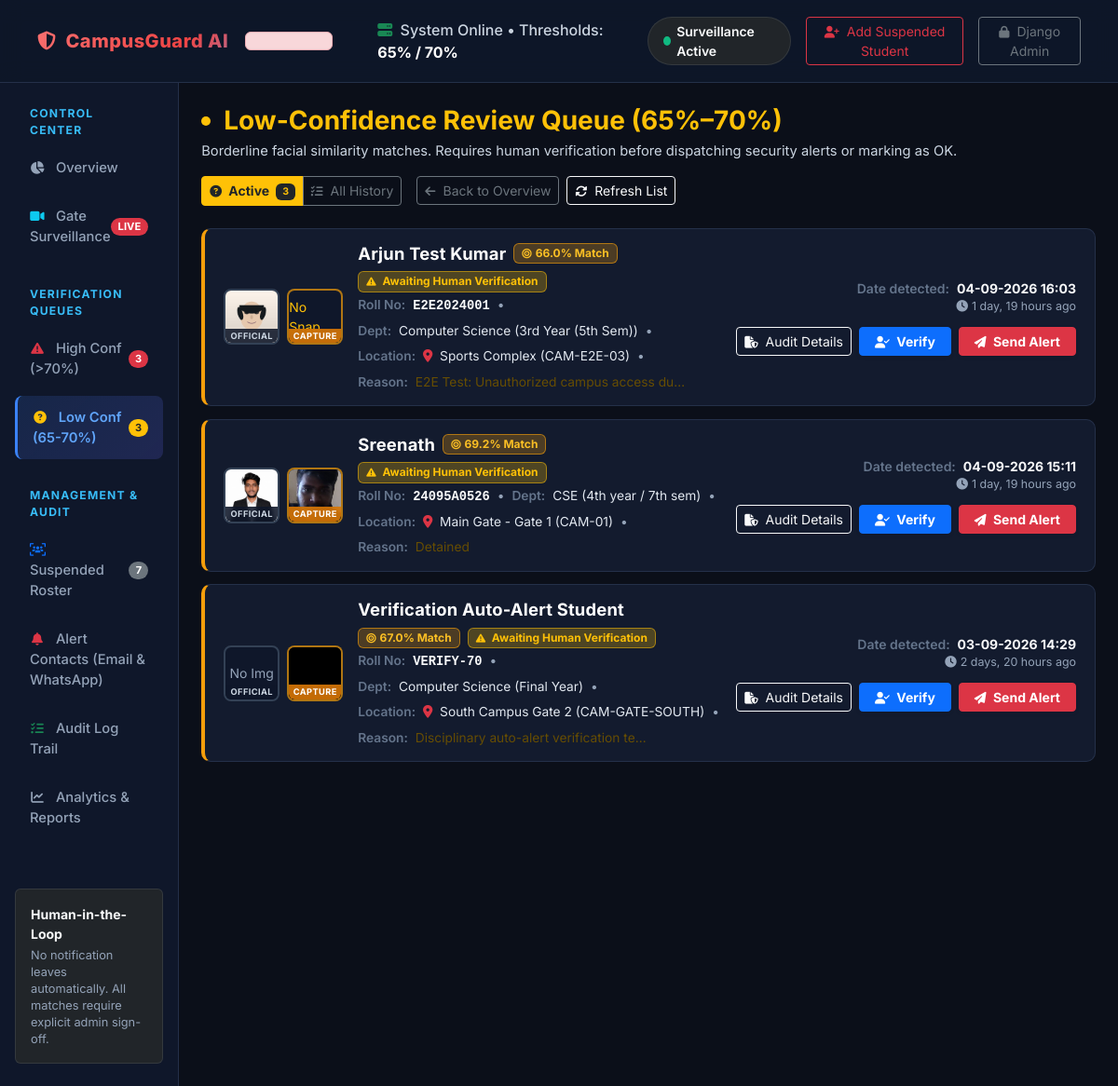
The app's page /queue/low-confidence/ with its own data.
### surveillance/models.py (models this page shows, shortened)
class DetectionLog(models.Model):
    STATUS_CHOICES = [
        ('pending', 'Pending Review'),
        ('low_confidence', 'Low Confidence Queue (65%-70%)'),
        ('high_confidence', 'High Confidence Queue (>70%)'),
        ('verified', 'Verified Match (Alert Sent)'),
        ('acknowledged', 'Acknowledged / OK'),
        ('rejected', 'Rejected (False Positive)'),
        ('unmatched', 'Unmatched / Discarded (<65%)'),
    ]
    matched_student = models.ForeignKey(
        SuspendedStudent,
        on_delete=models.SET_NULL,
        null=True,
        blank=True,
        related_name="detections",
        verbose_name="Matched Suspended Student"
    )
    camera_id = models.CharField(
        max_length=50,
        default="CAM-01",
        verbose_name="Camera ID / Stream Source"
    )
    location = models.CharField(
        max_length=150,
        default="Main Gate - Entry Point",
        verbose_name="Gate / Camera Location"
    )
    timestamp = models.DateTimeField(
        auto_now_add=True,
        verbose_name="Detection Timestamp"
    )
    confidence_score = models.FloatField(
        verbose_name="Match Confidence Score (0.0 - 1.0)"
    )
    snapshot_image = models.ImageField(
        upload_to='snapshots/%Y/%m/%d/',
        verbose_name="Surveillance Frame Snapshot / Cropped Face"
    )
    status = models.CharField(
        max_length=30,
        choices=STATUS_CHOICES,
        default='pending',
        verbose_name="Review Status"
    )
    admin_reviewed_by = models.ForeignKey(
        User,
        on_delete=models.SET_NULL,
        null=True,
        blank=True,
        related_name="reviewed_detections",
        verbose_name="Reviewed By Admin"
    )
    admin_notes = models.TextField(
        null=True,
        blank=True,
        verbose_name="Admin Review Notes"
    )
    alert_sent = models.BooleanField(
        default=False,
        verbose_name="Email Alert Dispatched"
    )
    alert_sent_at = models.DateTimeField(
        null=True,
        blank=True,
        verbose_name="Email Alert Sent Timestamp"
    )
    whatsapp_sent = models.BooleanField(
        default=False,
        verbose_name="WhatsApp Alert Dispatched"
    )
    whatsapp_sent_at = models.DateTimeField(
        null=True,
        blank=True,
        verbose_name="WhatsApp Alert Sent Timestamp"
    )
    class Meta:
        ordering = ['-timestamp']
        verbose_name = "Detection Log"
        verbose_name_plural = "Detection Logs"
    @property
    def confidence_percentage(self):
        return round(self.confidence_score * 100, 1)

### students/models.py (models this page shows, shortened)
class SuspendedStudent(models.Model):
    STATUS_CHOICES = [
        ('active', 'Active Suspension'),
        ('expired', 'Suspension Expired'),
    ]
    student_id = models.CharField(
        max_length=50,
        unique=True,
        verbose_name="Roll Number / Student ID",
        help_text="Unique student registration/roll number."
    )
    full_name = models.CharField(
        max_length=150,
        verbose_name="Full Name"
    )
    photo = models.ImageField(
        upload_to='students/profiles/',
        verbose_name="Reference Photo"
    )
    department = models.CharField(
        max_length=100,
        verbose_name="Department"
    )
    year = models.CharField(
        max_length=20,
        verbose_name="Year / Semester"
    )
    suspension_reason = models.TextField(
        verbose_name="Reason for Suspension"
    )
    suspension_start_date = models.DateField(
        verbose_name="Suspension Start Date"
    )
    suspension_end_date = models.DateField(
        verbose_name="Suspension End Date"
    )
    status = models.CharField(
        max_length=20,
        choices=STATUS_CHOICES,
        default='active',
        verbose_name="Suspension Status"
    )
    added_by = models.ForeignKey(
        User,
        on_delete=models.SET_NULL,
        null=True,
        blank=True,
        related_name="added_students",
        verbose_name="Added By Admin"
    )
    created_at = models.DateTimeField(
        auto_now_add=True,
        verbose_name="Created At"
    )
    class Meta:
        ordering = ['-created_at']
        verbose_name = "Suspended Student"
        verbose_name_plural = "Suspended Students"

### dashboard/views.py (the view, shortened to what this page needs)
# urls.py: path('queue/low-confidence/', views.low_confidence_queue, name='low_confidence_queue'),
def low_confidence_queue(request):
    show_all = request.GET.get('show') == 'all'
    if not show_all:
        latest_ids = (
            DetectionLog.objects.filter(
                status='low_confidence',
                matched_student__isnull=False
            ).values('matched_student')
            .annotate(latest_id=Max('id'))
            .values_list('latest_id', flat=True)
        )
        detections = DetectionLog.objects.filter(id__in=latest_ids).select_related('matched_student').order_by('-timestamp')
    active_count = (
        DetectionLog.objects.filter(
            status='low_confidence',
            matched_student__isnull=False
        ).values('matched_student')
        .distinct()
        .count()
    )
    return render(request, 'dashboard/low_confidence_queue.html', {
        'detections': detections,
        'show_all': show_all,
        'active_count': active_count,
    })

### templates/dashboard/low_confidence_queue.html (shortened to what this page needs)
{% extends 'base.html' %}
{% load static %}
{% block content %}
<div class="container-fluid px-0">
    <div class="d-flex flex-wrap align-items-center justify-content-between gap-3 mb-4">
        <div>
            <div class="d-flex align-items-center gap-2">
                <span class="cg-pulse-dot bg-warning"></span>
                <h2 class="h3 fw-bold mb-0 text-warning">Low-Confidence Review Queue (65%–70%)</h2>
            </div>
            <p class="small mb-0 mt-1" style="color: #cbd5e1; font-weight: 400; font-size: 0.92rem;">
                Borderline facial similarity matches. Requires human verification before dispatching security alerts or marking as OK.
            </p>
        </div>
        <div class="d-flex flex-wrap align-items-center gap-2">
            <div class="btn-group btn-group-sm me-2" role="group">
                <a href="{% url 'dashboard:low_confidence_queue' %}"
                   class="btn {% if not show_all %}btn-warning text-dark fw-bold{% else %}btn-outline-secondary{% endif %}">
                    <i class="fa-solid fa-circle-question me-1"></i> Active
                    {% if active_count > 0 %}<span class="badge bg-dark text-warning ms-1">{{ active_count }}</span>{% endif %}
                </a>
                <a href="{% url 'dashboard:low_confidence_queue' %}?show=all"
                   class="btn {% if show_all %}btn-warning text-dark fw-bold{% else %}btn-outline-secondary{% endif %}">
                    <i class="fa-solid fa-list-check me-1"></i> All History
                </a>
            </div>
            <a href="{% url 'dashboard:overview' %}" class="btn btn-outline-secondary btn-sm">
                <i class="fa-solid fa-arrow-left me-1"></i> Back to Overview
            </a>
            <button onclick="window.location.reload()" class="btn btn-sm btn-outline-light">
                <i class="fa-solid fa-rotate me-1"></i> Refresh List
            </button>
        </div>
    </div>
    {% if detections %}
    <div class="cg-content-view-container">
        {% for log in detections %}
        <div class="cg-content-row low-conf {% if log.status == 'acknowledged' %}acknowledged{% endif %} d-flex flex-column flex-md-row align-items-start align-items-md-center justify-content-between gap-3">
            <div class="cg-content-thumb-container">
                <div class="cg-content-thumb-box" title="Official Reference Photo">
                    {% if log.matched_student.photo %}
                    <img src="{{ log.matched_student.photo.url }}" alt="Official Reference">
                    {% else %}
                    <div class="w-100 h-100 d-flex align-items-center justify-content-center text-muted small">No Img</div>
                    {% endif %}
                    <span class="cg-thumb-tag">Official</span>
                </div>
                <div class="cg-content-thumb-box capture-box-low" title="Surveillance Gate Capture">
                    {% if log.snapshot_image %}
                    <img src="{{ log.snapshot_image.url }}" alt="Gate Capture">
                    {% else %}
                    <div class="w-100 h-100 d-flex align-items-center justify-content-center text-warning small">No Snap</div>
                    {% endif %}
                    <span class="cg-thumb-tag capture-tag-low">Capture</span>
                </div>
            </div>
            <div class="flex-grow-1 min-w-0">
                <div class="d-flex flex-wrap align-items-center gap-2 mb-1">
                    <h5 class="cg-content-title mb-0">{{ log.matched_student.full_name }}</h5>
                    <span class="badge badge-low py-1 px-2">
                        <i class="fa-solid fa-bullseye me-1"></i>{{ log.confidence_percentage }}% Match
                    </span>
                    {% if log.status == 'verified' %}
                    <span class="badge bg-success bg-opacity-25 text-success border border-success border-opacity-50 py-1 px-2">
                        <i class="fa-solid fa-circle-check me-1"></i> Verified &amp; Alert Sent
                    </span>
                    {% elif log.status == 'acknowledged' %}
                    <span class="badge bg-secondary py-1 px-2">
                        <i class="fa-solid fa-check-double me-1"></i> Acknowledged (OK)
                    </span>
                    {% else %}
                    <span class="badge bg-warning bg-opacity-25 text-warning border border-warning border-opacity-50 py-1 px-2">
                        <i class="fa-solid fa-triangle-exclamation me-1"></i> Awaiting Human Verification
                    </span>
                    {% endif %}
                </div>
                <div class="cg-content-meta-line d-flex flex-wrap align-items-center gap-2">
                    <span>
                        <span class="cg-content-meta-label">Roll No:</span>
                        <span class="font-monospace text-light fw-bold">{{ log.matched_student.student_id }}</span>
                    </span>
                    <span class="text-muted">&bull;</span>
                    <span>
                        <span class="cg-content-meta-label">Dept:</span>
                        <span class="cg-content-meta-val">{{ log.matched_student.department }} ({{ log.matched_student.year }})</span>
                    </span>
                    <span class="text-muted">&bull;</span>
                    <span>
                        <span class="cg-content-meta-label">Location:</span>
                        <i class="fa-solid fa-location-dot text-danger me-1"></i>
                        <span class="cg-content-meta-val">{{ log.location }} ({{ log.camera_id }})</span>
                    </span>
                    {% if log.matched_student.suspension_reason %}
                    <span class="text-muted">&bull;</span>
                    <span>
                        <span class="cg-content-meta-label">Reason:</span>
                        <span class="text-warning-emphasis">{{ log.matched_student.suspension_reason|truncatechars:40 }}</span>
                    </span>
                    {% endif %}
                </div>
            </div>
            <div class="d-flex flex-column align-items-start align-items-md-end justify-content-center gap-2 flex-shrink-0">
                <div class="text-muted small text-md-end">
                    <div>
                        <span class="cg-content-meta-label">Date detected:</span>
                        <strong class="text-light">{{ log.timestamp|date:"d-m-Y H:i" }}</strong>
                    </div>
                    <div class="text-muted" style="font-size: 0.78rem;">
                        <i class="fa-solid fa-clock me-1"></i>{{ log.timestamp|timesince }} ago
                    </div>
                </div>
                <div class="d-flex align-items-center gap-2 mt-1">
                    <a href="{% url 'dashboard:detection_detail' log.id %}" class="btn btn-outline-light btn-sm py-1 px-2" title="Audit Evidence & Logs">
                        <i class="fa-solid fa-file-shield me-1"></i> Audit Details
                    </a>
                    {% if log.status == 'low_confidence' %}
                    <form method="post" action="{% url 'dashboard:verify_only_detection' log.id %}" class="d-inline">
                        <button type="submit" class="btn btn-primary btn-sm py-1 px-3 fw-bold shadow-sm" title="Confirm match and mark as Verified">
                            <i class="fa-solid fa-user-check me-1"></i> Verify
                        </button>
                    </form>
                    <form method="post" action="{% url 'dashboard:send_alert_detection' log.id %}" class="d-inline">
                        <button type="submit" class="btn btn-danger btn-sm py-1 px-3 fw-bold shadow-sm" title="Dispatch email alert to campus security authorities">
                            <i class="fa-solid fa-paper-plane me-1"></i> Send Alert
                        </button>
                    </form>
                    {% else %}
                    <span class="badge bg-secondary py-1 px-2 text-muted">
                        <i class="fa-solid fa-check-double me-1"></i> Resolved
                    </span>
                    {% endif %}
                </div>
            </div>
        </div>
        {% endfor %}
    </div>
    {% endif %}
</div>
{% endblock %}

### static/css/styles.css (style rules this page uses)
:root { --cg-bg-main: #0b0f19; --cg-bg-card: #131b2e; --cg-bg-card-hover: #1a243d; --cg-bg-sidebar: #0f172a; --cg-border-color: #243049; --cg-text-primary: #f8fafc; --cg-text-secondary: #94a3b8; --cg-text-muted: #64748b; --cg-accent-red: #ef4444; --cg-accent-orange: #f97316; --cg-accent-green: #10b981; --cg-accent-blue: #3b82f6; --cg-accent-purple: #8b5cf6; --cg-glow-red: rgba(239, 68, 68, 0.25); --cg-glow-green: rgba(16, 185, 129, 0.2); }
body { background-color: var(--cg-bg-main); color: var(--cg-text-primary); font-family: 'Inter', system-ui, -apple-system, sans-serif; min-height: 100vh; display: flex; flex-direction: column; overflow-x: hidden; }
.text-muted { color: #94a3b8 !important; }
.badge-low { background: rgba(245, 158, 11, 0.25) !important; color: #fbbf24 !important; border: 1px solid rgba(245, 158, 11, 0.6) !important; font-weight: 700 !important; }
.btn i { font-size: 0.8rem; }
.badge i { font-size: 0.65rem; }
.cg-pulse-dot { display: inline-block; width: 10px; height: 10px; border-radius: 50%; background-color: var(--cg-accent-red); box-shadow: 0 0 0 rgba(239, 68, 68, 0.4); animation: pulse-red 1.8s infinite; margin-right: 6px; }
.badge-low { background-color: #ea580c; color: #ffffff; }
.cg-content-row { background: var(--cg-bg-card); border: 1px solid var(--cg-border-color); border-left: 4px solid #ef4444; border-radius: 10px; padding: 0.95rem 1.25rem; margin-bottom: 0.85rem; transition: all 0.2s ease-in-out; position: relative; }
.cg-content-thumb-container { display: flex; align-items: center; gap: 8px; }
.cg-content-thumb-box { position: relative; width: 60px; height: 60px; border-radius: 8px; overflow: hidden; border: 2px solid #334155; background: #0f172a; flex-shrink: 0; }
.cg-content-thumb-box img { width: 100%; height: 100%; object-fit: cover; display: block; }
.cg-thumb-tag { position: absolute; bottom: 0; left: 0; right: 0; font-size: 0.58rem; text-align: center; font-weight: 700; text-transform: uppercase; letter-spacing: 0.4px; padding: 1px 0; background: rgba(15, 23, 42, 0.88); color: #cbd5e1; backdrop-filter: blur(2px); }
.cg-content-title { font-size: 1.15rem; font-weight: 700; color: #ffffff; letter-spacing: 0.2px; }
.cg-content-meta-line { color: var(--cg-text-secondary); font-size: 0.86rem; line-height: 1.4; }
.cg-content-meta-label { color: #64748b; font-weight: 600; margin-right: 4px; }
.cg-content-meta-val { color: #e2e8f0; }
.cg-content-row.low-conf { border-left-color: #f59e0b; }
.cg-content-thumb-box.capture-box-low { border-color: rgba(245, 158, 11, 0.7); }
.cg-thumb-tag.capture-tag-low { background: rgba(217, 119, 6, 0.9); color: #ffffff; }

### records on screen
DetectionLog: matched_student.photo (picture), snapshot_image "No Snap", matched_student.full_name "Arjun Test Kumar", confidence_percentage "66.0", status "low_confidence" (drawn), matched_student.student_id "E2E2024001", matched_student.department "Computer Science", matched_student.year "3rd Year (5th Sem)", location "Sports Complex", camera_id "CAM-E2E-03", matched_student.suspension_reason "E2E Test: Unauthorized campus access du…", timestamp "04-09-2026 16:03", timestamp "1 day, 19 hours"
DetectionLog: matched_student.photo (picture), snapshot_image (picture), matched_student.full_name "Sreenath", confidence_percentage "69.2", status "low_confidence" (drawn), matched_student.student_id "24095A0526", matched_student.department "CSE", matched_student.year "4th year / 7th sem", location "Main Gate - Gate 1", camera_id "CAM-01", matched_student.suspension_reason "Detained", timestamp "04-09-2026 15:11", timestamp "1 day, 19 hours"
DetectionLog: shows "No Img", snapshot_image (picture), matched_student.full_name "Verification Auto-Alert Student", confidence_percentage "67.0", status "low_confidence" (drawn), matched_student.student_id "VERIFY-70", matched_student.department "Computer Science", matched_student.year "Final Year", location "South Campus Gate 2", camera_id "CAM-GATE-SOUTH", matched_student.suspension_reason "Disciplinary auto-alert verification te…", timestamp "03-09-2026 14:29", timestamp "2 days, 20 hours"

### other values on screen
{{ nav_high_conf_count }} "3"
{{ nav_low_conf_count }} "3"
{{ nav_active_students }} "7"
{{ active_count }} "3"
